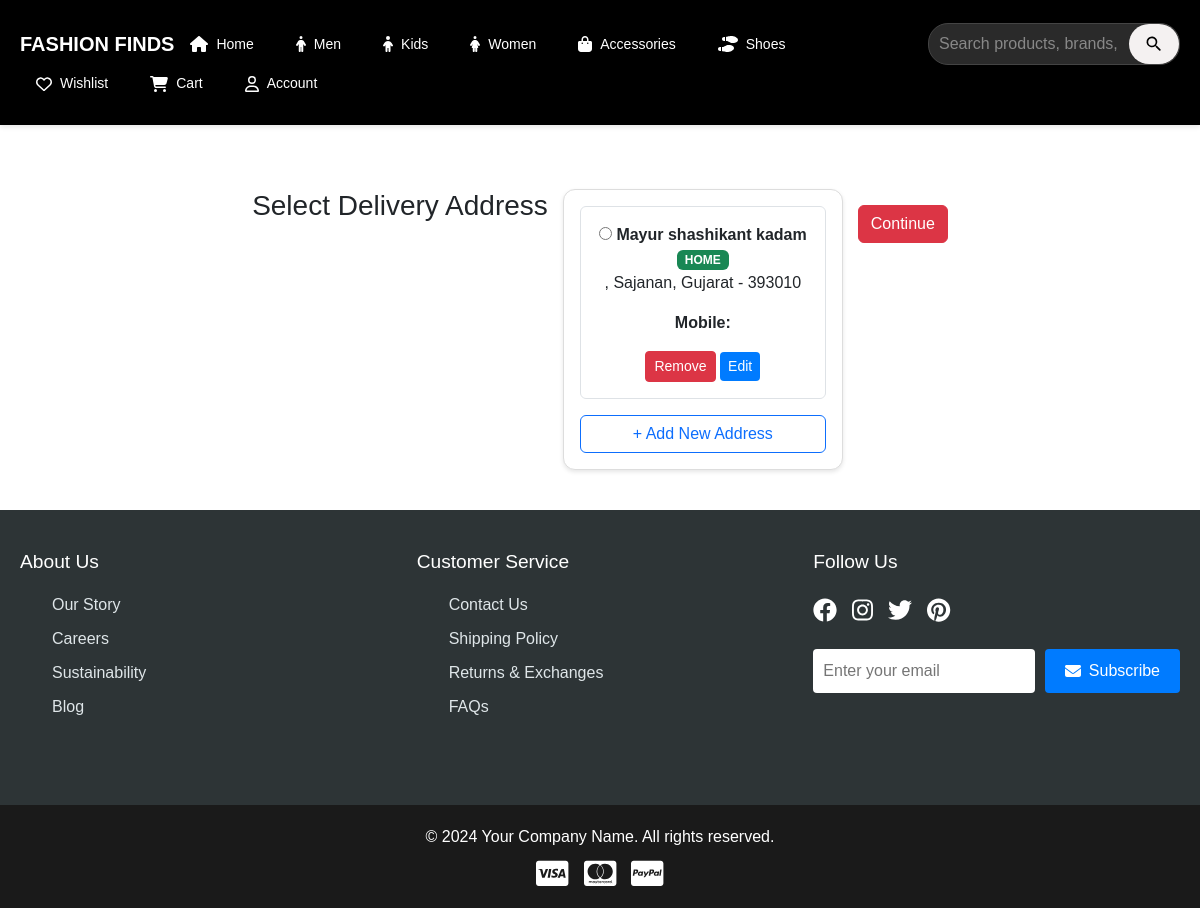
Page /checkout on the committed database.
### app/models.py (models this page shows, shortened)
class Address(db.Model):
    id = db.Column(db.Integer, primary_key=True)
    user_id = db.Column(db.Integer, db.ForeignKey('user.id'), nullable=False)
    name = db.Column(db.String(100), nullable=False)
    phone = db.Column(db.String(20), nullable=False)
    address_line = db.Column(db.Text, nullable=False)
    city = db.Column(db.String(50), nullable=False)
    state = db.Column(db.String(50), nullable=False)
    pincode = db.Column(db.String(10), nullable=False)
    is_default = db.Column(db.Boolean, default=False)

### app/views.py (the view)
@views.route('/checkout', methods=['GET', 'POST'])
def checkout():
    user_id = 1  # Temporary user ID, replace with actual logic later
    addresses = Address.query.filter_by(user_id=user_id).all()
    if request.method == 'POST':
        selected_address_id = request.form.get('address_id')
        session['selected_address'] = selected_address_id
        return redirect(url_for('payment'))  # Redirect to payment page
    return render_template('checkout.html', addresses=addresses)

### app/templates/checkout.html (shortened to what this page needs)
{% extends 'base.html' %}
{% block content %}
<div class="container mt-4">
    <h3>Select Delivery Address</h3>
    <div class="card p-3">
        {% for address in addresses %}
        <div class="address-card p-3 border rounded mb-3">
            <input type="radio" name="selected_address" value="{{ address.id }}">
            <strong>{{ address.name }}</strong>
            <span class="badge bg-success">HOME</span>
            <p>{{ address.street }}, {{ address.city }}, {{ address.state }} - {{ address.pincode }}</p>
            <p><strong>Mobile:</strong> {{ address.mobile }}</p>
            <button class="btn btn-danger btn-sm remove-address" data-id="{{ address.id }}">Remove</button>
            <button class="btn btn-primary btn-sm edit-address" data-id="{{ address.id }}">Edit</button>
        </div>
        {% endfor %}
        <button class="btn btn-outline-primary" id="addAddress">+ Add New Address</button>
    </div>
    <div class="text-end mt-3">
        <button class="btn btn-danger">Continue</button>
    </div>
</div>
{% endblock %}

### app/static/css/style.css (style rules this page uses)
* { margin: 0; padding: 0; box-sizing: border-box; font-family: Arial, sans-serif; }
.container { display: flex; flex-wrap: wrap; gap: 20px; justify-content: center; padding: 20px; max-width: 1400px; margin: 0 auto; }
.card { flex: 1 1 200px; min-width: 200px; max-width: 280px; background: white; border-radius: 10px; box-shadow: 0 4px 12px rgba(0,0,0,0.1); overflow: hidden; transition: transform 0.3s ease; }
@media (max-width: 1200px) { .card { flex: 1 1 180px; min-width: 180px; } }
.container { display: flex; flex-wrap: wrap; justify-content: center; gap: 15px; width: 100%; max-width: 1200px; }
.card { background: white; padding: 15px; width: calc(20% - 15px); border-radius: 10px; box-shadow: 0px 4px 8px rgba(0, 0, 0, 0.2); text-align: center; transition: transform 0.3s ease-in-out; }
body { font-family: Arial, sans-serif; margin: 0; padding: 0; }
.card { border: 1px solid #ddd; border-radius: 8px; box-shadow: 0 2px 4px rgba(0, 0, 0, 0.1); }
.card { border-radius: 12px; transition: transform 0.3s ease-in-out; }
.btn-primary { background-color: #007bff; border: none; }

### rows in the picture
Address: name "Mayur shashikant kadam", city "Sajanan", state "Gujarat", pincode "393010"
